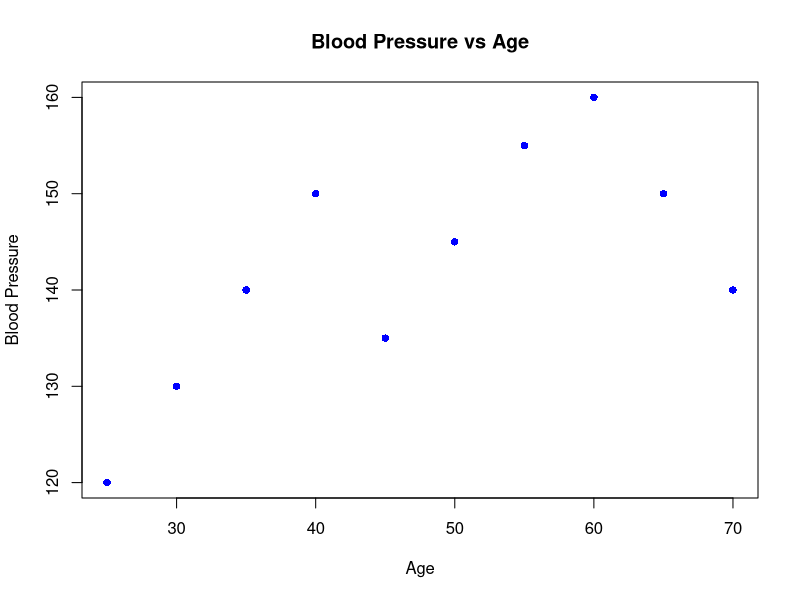
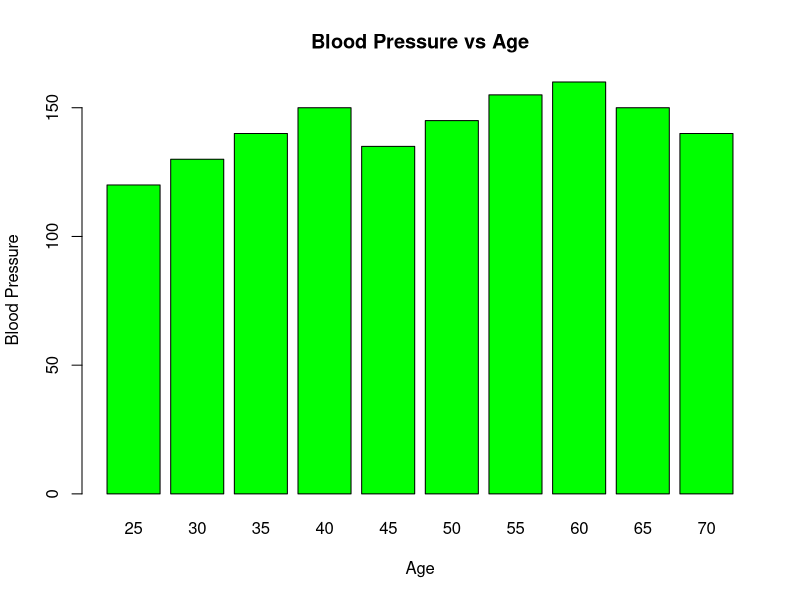

These charts were generated, in order, by the following R code:
#192210682 Niranjan R
data <- data.frame(
  Age = c(25, 30, 35, 40, 45, 50, 55, 60, 65, 70),
  BloodPressure = c(120, 130, 140, 150, 135, 145, 155, 160, 150, 140)
)
plot(data$Age, data$BloodPressure, main = "Blood Pressure vs Age", xlab = "Age", ylab = "Blood Pressure", pch = 16, col = "blue")
barplot(data$BloodPressure, names.arg = data$Age, main = "Blood Pressure vs Age", xlab = "Age", ylab = "Blood Pressure", col = "green", border = "black")
